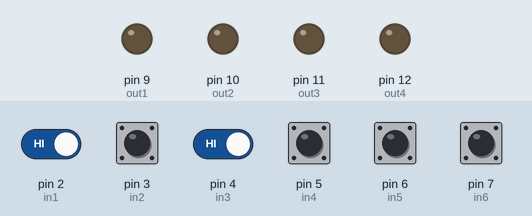
The sketch below on a simulated Arduino Uno, built with avr-gcc and run on an emulated ATmega328P. Parts: output pins drawn as LEDs (lit = HIGH). Dashed ring = blinking. The test bench sets the inputs (shaded band); at power-on: pin 2 (in1), pin 3 (in2), pin 4 (in3), pin 5 (in4), pin 6 (in5), pin 7 (in6) HIGH.

Above: at 1.2 s.
1.3 s: pin 6 (in5) pulled LOW for 0.15 s
At 4.3 s:
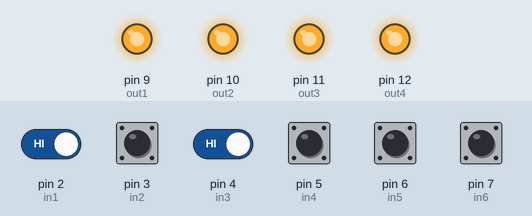
4.4 s: pin 2 (in1) driven LOW and pin 4 (in3) driven LOW
7.4 s: pin 2 (in1) driven HIGH
At 7.8 s:
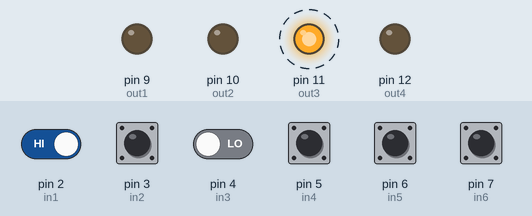
10.4 s: pin 3 (in2) pulled LOW for 0.15 s
At 11.0 s:
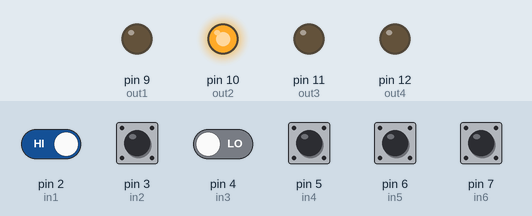
13.4 s: pin 5 (in4) pulled LOW for 0.15 s
At 13.8 s:
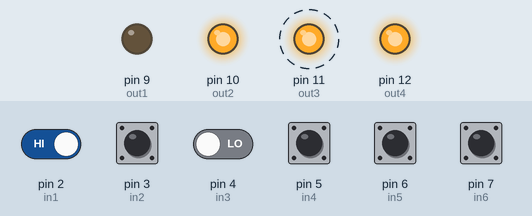
16.5 s: pin 2 (in1) driven LOW
At 17.1 s:
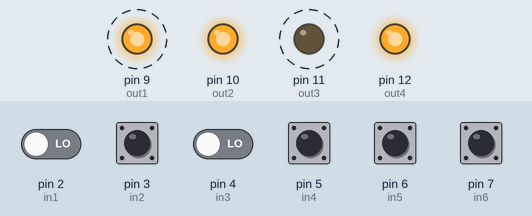
Timing chart, 0 to 20.5 s (numbered marks = the images above; inputs shaded):
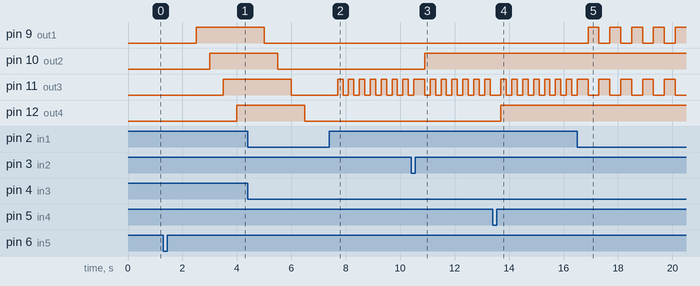

The sketch:

RelayBoardDemo.ino
```cpp
//tracking variables for the outputs
bool activate1 = LOW;
bool activate2 = LOW;
bool activate3 = LOW;
bool activate4 = LOW;
bool activate5 = LOW;
bool activate6 = LOW;

//outputs to the relay channels
const int out1 = 9;
const int out2 = 10;
const int out3 = 11;
const int out4 = 12;

//inputs from switches for individual channels
const int in1 = 2;
const int in2 = 3;
const int in3 = 4;
const int in4 = 5;

//inputs from "FUN" switches
const int in5 = 6;
const int in6 = 7;

void setup() {

  //setting outputs to be as such
  pinMode(out1, OUTPUT);
  pinMode(out2, OUTPUT);
  pinMode(out3, OUTPUT);
  pinMode(out4, OUTPUT);

  //setting inputs to be as such and activating pullup resistors
  pinMode(in1, INPUT_PULLUP);
  pinMode(in2, INPUT_PULLUP);
  pinMode(in3, INPUT_PULLUP);
  pinMode(in4, INPUT_PULLUP);
  pinMode(in5, INPUT_PULLUP);
  pinMode(in6, INPUT_PULLUP);

  //setting the outputs to a known state
  digitalWrite(out1, LOW);
  digitalWrite(out2, LOW);
  digitalWrite(out3, LOW);
  digitalWrite(out4, LOW);
}

void loop() {

  //checking the state of activate1 and setting out1 accordingly
  if (activate1 == HIGH){
    digitalWrite(out1, HIGH);
  }
  else {
    digitalWrite(out1, LOW);
  }
  //checking the state of activate2 and setting out2 accordingly
  if (activate2 == HIGH){
    digitalWrite(out2, HIGH);
  }
  else {
    digitalWrite(out2, LOW);
  }
  //checking the state of activate3 and setting out3 accordingly
  if (activate3 == HIGH){
    digitalWrite(out3, HIGH);
  }
  else {
    digitalWrite(out3, LOW);
  }
  //checking the state of activate4 and setting out4 accordingly
  if (activate4 == HIGH){
    digitalWrite(out4, HIGH);
  }
  else {
    digitalWrite(out4, LOW);
  }

  //checking the state of the in1 and changing out1 in accordance
  if (digitalRead(in1) == LOW){
    delay(200);
    activate1 = !activate1;
  }
  //checking the state of the in2 and changing out2 in accordance
  if (digitalRead(in2) == LOW){
    delay(200);
    activate2 = !activate2;
  }
  //checking the state of the in3 and changing out3 in accordance
  if (digitalRead(in3) == LOW){
    delay(200);
    activate3 = !activate3;
  }
  //checking the state of the in4 and changing out4 in accordance
  if (digitalRead(in4) == LOW){
    delay(200);
    activate4 = !activate4;
  }
  //checking the state of the in5 and changing activate5 in accordance
  if (digitalRead(in5) == LOW){
    delay(200);
    activate5 = HIGH;
  }
  //checking the state of the in6 and changing activate6 in accordance
  if (digitalRead(in6) == LOW){
    delay(200);
    activate6 = HIGH;
  }
  //checking the state of the "FUN" input - in5 and performing some actions
  if (activate5 == HIGH){
    delay(500);
    activate1 = LOW;
    activate2 = LOW;
    activate3 = LOW;
    activate4 = LOW;
    activate6 = LOW;
    digitalWrite(out1, LOW);
    digitalWrite(out2, LOW);
    digitalWrite(out3, LOW);
    digitalWrite(out4, LOW);
    delay(500);
    digitalWrite(out1, HIGH);
    delay(500);
    digitalWrite(out2, HIGH);
    delay(500);
    digitalWrite(out3, HIGH);
    delay(500);
    digitalWrite(out4, HIGH);
    delay(1000);
    digitalWrite(out1, LOW);
    delay(500);
    digitalWrite(out2, LOW);
    delay(500);
    digitalWrite(out3, LOW);
    delay(500);
    digitalWrite(out4, LOW);
    delay(1000);
    activate5 = LOW;
  }

  //checking the state of the "FUN" input - in6 and performing some actions
  if (activate6 == HIGH){
    delay(500);
    activate1 = LOW;
    activate2 = LOW;
    activate3 = LOW;
    activate4 = LOW;
    activate5 = LOW;
    digitalWrite(out1, LOW);
    digitalWrite(out2, LOW);
    digitalWrite(out3, LOW);
    digitalWrite(out4, LOW);
    delay(500);
    digitalWrite(out1, HIGH);
    delay(500);
    digitalWrite(out1, LOW);
    delay(500);
    digitalWrite(out1, HIGH);
    delay(500);
    digitalWrite(out1, LOW);
    delay(500);
    digitalWrite(out2, HIGH);
    delay(500);
    digitalWrite(out2, LOW);
    delay(500);
    digitalWrite(out2, HIGH);
    delay(500);
    digitalWrite(out2, LOW);
    delay(500);
    digitalWrite(out3, HIGH);
    delay(500);
    digitalWrite(out3, LOW);
    delay(500);
    digitalWrite(out3, HIGH);
    delay(500);
    digitalWrite(out3, LOW);
    delay(500);
    digitalWrite(out4, HIGH);
    delay(500);
    digitalWrite(out4, LOW);
    delay(500);
    digitalWrite(out4, HIGH);
    delay(500);
    digitalWrite(out4, LOW);
    delay(1000);
    activate6 = LOW;
  }
}
```

Measured:
- after the input at 1.3 s, pin 9 (out1): LOW → HIGH after 1.2 s; pin 10 (out2): LOW → HIGH after 1.7 s; pin 11 (out3): LOW → HIGH after 2.2 s; pin 12 (out4): LOW → HIGH after 2.7 s
- after the input at 7.4 s, pin 9 (out1): stops changing and stays LOW; pin 11 (out3): alternates HIGH for 0.20 s and LOW for 0.20 s, starting after 0.30 s
- after the input at 10.4 s, pin 10 (out2): LOW → HIGH after 0.50 s
- after the input at 13.4 s, pin 12 (out4): LOW → HIGH after 0.30 s
- after the input at 16.5 s, pin 9 (out1), pin 11 (out3): alternates HIGH for 0.40 s and LOW for 0.40 s, starting after 0.40 s
